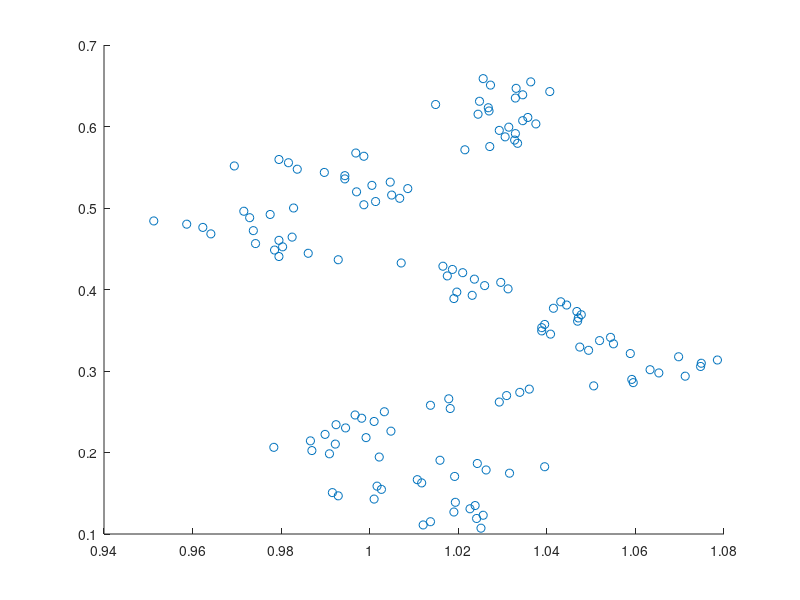

Recreate this plot in MATLAB. (Note: this script raises an error after producing the figure.)
% Computational Finance CW2
% Question 1
% train singal file
load options.mat
%%
optionNum=2;% number of strike price
strikePrices=[2925 3025 3125 3225 3325];

L=length(stockPrice);% data length 222
Lwin=fix(L/4);% window length 55
Lrest=L-Lwin;% rest length 167
% LTrain=fix(Lrest*13/14)+1; 
% LTest=Lrest-LTrain; 
LTrain=140; % train data length
LTest=27; % test data length 
LAll=167; % all data length

interval_Tr=(optionNum-1)*Lrest+1:(optionNum-1)*Lrest+LTrain;
interval_Ts=(optionNum-1)*Lrest+LTrain+1:(optionNum-1)*Lrest+Lrest;
interval_All=(optionNum-1)*Lrest+1:(optionNum-1)*Lrest+Lrest;

Tt=ones(L,1);
for i=1:L
    Tt(i)=(L-i)/252;
end

% data: X=[S/X T-t]
X=[stockPrice(56:L)/strikePrices(1) Tt(56:L,1);...
    stockPrice(56:L)/strikePrices(2) Tt(56:L,1);...
    stockPrice(56:L)/strikePrices(3) Tt(56:L,1);...
    stockPrice(56:L)/strikePrices(4) Tt(56:L,1);...
    stockPrice(56:L)/strikePrices(5) Tt(56:L,1)];

XTrain=X(interval_Tr,:); % train data
XTest=X(interval_Ts,:); % test data
XAll=X(interval_All,:); % all data

% normalized call option price from BS formula
CXtrue=[BSOptionCPrices(:,1)./strikePrices(1);...
    BSOptionCPrices(:,2)./strikePrices(2);...
    BSOptionCPrices(:,3)./strikePrices(3);...
    BSOptionCPrices(:,4)./strikePrices(4);...
    BSOptionCPrices(:,5)./strikePrices(5)];

CXtrueTrain=CXtrue(interval_Tr,:); % train tag
CXtrueTest=CXtrue(interval_Ts,:); % test tag
CXtrueAll=CXtrue(interval_All,:); % all tag
%% GMModel generate 4 means and covariances
GMModel = fitgmdist(XTrain,4,'RegularizationValue',0.0003);
figure(1),clf,
scatter(XTrain(:,1),XTrain(:,2),'ro');
hold on
ezcontour(@(x1,x2)pdf(GMModel,[x1 x2]),get(gca,{'XLim','YLim'}))
title('{\bf Scatter Plot and Fitted Gaussian Mixture Contours}')
axis([0.8 1.3 -0.1 0.8]);
xlabel('S/X','FontSize',13,'FontWeight','bold');
ylabel('T-t','FontSize',13,'FontWeight','bold');
hold off
%% disign matrix
m1=GMModel.mu(1,:);
m2=GMModel.mu(2,:);
m3=GMModel.mu(3,:);
m4=GMModel.mu(4,:);
C1=GMModel.Sigma(:,:,1);
C2=GMModel.Sigma(:,:,2);
C3=GMModel.Sigma(:,:,3);
C4=GMModel.Sigma(:,:,4);

designMat=ones(LTrain,7);% design matrix
designMat(:,5)=XTrain(:,1);
designMat(:,6)=XTrain(:,2);

for i=1:LTrain
    designMat(i,1)=sqrt((XTrain(i,:)-m1)*C1*(XTrain(i,:)-m1)');
    designMat(i,2)=sqrt((XTrain(i,:)-m2)*C2*(XTrain(i,:)-m2)');
    designMat(i,3)=sqrt((XTrain(i,:)-m3)*C3*(XTrain(i,:)-m3)');
    designMat(i,4)=sqrt((XTrain(i,:)-m4)*C4*(XTrain(i,:)-m4)');    
end
%% train using cvx
cvx_begin quiet
variable w(7)
minimize( norm(designMat*w-CXtrueTrain) )
cvx_end
%% draw surface
CXNum=30;
x=linspace(0.8,1.2,CXNum);
y=linspace(0.7,0,CXNum);

CX=ones(CXNum,CXNum);
for i=1:CXNum
    for j=1:CXNum
        CX(j,i)=w(1)*sqrt(([x(i),y(j)]-m1)*C1*([x(i),y(j)]-m1)')...
            +w(2)*sqrt(([x(i),y(j)]-m2)*C2*([x(i),y(j)]-m2)')...
            +w(3)*sqrt(([x(i),y(j)]-m3)*C3*([x(i),y(j)]-m3)')...
            +w(4)*sqrt(([x(i),y(j)]-m4)*C4*([x(i),y(j)]-m4)')...
            +[x(i),y(j)]*[w(5);w(6)]+w(7);
    end
end

figure(2),clf,
plot3(X(interval_All,1),X(interval_All,2),CXtrue(interval_All),...
    'o','MarkerSize',8,'MarkerFaceColor','b');
hold on
mesh(x,y,CX);
xlabel('S/X','FontSize',13,'FontWeight','bold')
ylabel('T-t','FontSize',13,'FontWeight','bold')
zlabel('C/X','FontSize',13,'FontWeight','bold')
axis([0.82 1.15 0 0.7 -0.05 0.17]);
grid on
grid minor
hold off
%% draw validation
CXpred=ones(Lrest,1);
for i=1:Lrest
    CXpred(i)=w(1)*sqrt((XAll(i,:)-m1)*C1*(XAll(i,:)-m1)')...
        +w(2)*sqrt((XAll(i,:)-m2)*C2*(XAll(i,:)-m2)')...
        +w(3)*sqrt((XAll(i,:)-m3)*C3*(XAll(i,:)-m3)')...
        +w(4)*sqrt((XAll(i,:)-m4)*C4*(XAll(i,:)-m4)')...
        +XAll(i,:)*[w(5);w(6)]+w(7);
end

figure(3),clf,
xx1=56:222;
plot(xx1,CXpred,'r','LineWidth',1.5);
xlabel('Date','FontSize',13,'FontWeight','bold')
ylabel('C/X','FontSize',13,'FontWeight','bold')
hold on
plot(xx1,CXtrueAll,'b','LineWidth',1.5);
axis([-inf,inf,-inf,inf]);
legend({'predicted','real'},'Location','northwest',...
    'FontSize',13,'FontWeight','bold');
plot([LTrain+Lwin,LTrain+Lwin],[0,0.12],'k','LineWidth',2);
grid on
grid minor
hold off
%% draw scatter
figure(4),clf,
plot3(X(1:167,1),X(1:167,2),CXtrue(1:167),'o',...
    'MarkerSize',8,'MarkerFaceColor','b');
hold on
plot3(X(168:334,1),X(168:334,2),CXtrue(168:334),'o',...
    'MarkerSize',8,'MarkerFaceColor','r');
plot3(X(335:501,1),X(335:501,2),CXtrue(335:501),'o',...
    'MarkerSize',8,'MarkerFaceColor','m');
plot3(X(502:668,1),X(502:668,2),CXtrue(502:668),'o',...
    'MarkerSize',8,'MarkerFaceColor','g');
plot3(X(669:835,1),X(669:835,2),CXtrue(669:835),'o',...
    'MarkerSize',8,'MarkerFaceColor','y');
legend({'2925','3025','3125','3225','3325'},...
    'Location','eastoutside',...
    'Orientation','vertical',...
    'FontSize',13,'FontWeight','bold')
title('data generated by BS formula','FontSize',16)
xlabel('S/X','FontSize',13,'FontWeight','bold')
ylabel('T-t','FontSize',13,'FontWeight','bold')
zlabel('C/X','FontSize',13,'FontWeight','bold')
grid on
grid minor
hold off
%% delta

% [CallDelta,~]=blsdelta(S,K,r,T,Vol,Yield);
